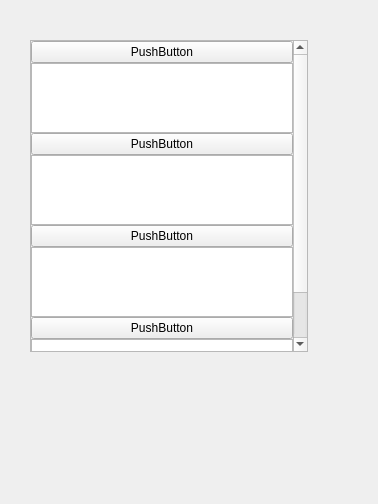
<?xml version="1.0" encoding="UTF-8"?>
<ui version="4.0">
 <class>qqDrawer</class>
 <widget class="QWidget" name="qqDrawer">
  <property name="geometry">
   <rect>
    <x>0</x>
    <y>0</y>
    <width>378</width>
    <height>504</height>
   </rect>
  </property>
  <property name="windowTitle">
   <string>Form</string>
  </property>
  <widget class="QScrollArea" name="scrollArea">
   <property name="geometry">
    <rect>
     <x>30</x>
     <y>40</y>
     <width>278</width>
     <height>312</height>
    </rect>
   </property>
   <property name="widgetResizable">
    <bool>true</bool>
   </property>
   <widget class="QWidget" name="scrollAreaWidgetContents">
    <property name="enabled">
     <bool>true</bool>
    </property>
    <property name="geometry">
     <rect>
      <x>0</x>
      <y>0</y>
      <width>259</width>
      <height>386</height>
     </rect>
    </property>
    <property name="autoFillBackground">
     <bool>true</bool>
    </property>
    <layout class="QVBoxLayout" name="verticalLayout_2">
     <property name="spacing">
      <number>0</number>
     </property>
     <property name="leftMargin">
      <number>0</number>
     </property>
     <property name="topMargin">
      <number>0</number>
     </property>
     <property name="rightMargin">
      <number>0</number>
     </property>
     <property name="bottomMargin">
      <number>0</number>
     </property>
     <item>
      <layout class="QVBoxLayout" name="verticalLayout">
       <property name="spacing">
        <number>0</number>
       </property>
       <property name="sizeConstraint">
        <enum>QLayout::SetMaximumSize</enum>
       </property>
       <item>
        <widget class="QPushButton" name="bt_1">
         <property name="text">
          <string>PushButton</string>
         </property>
         <property name="autoDefault">
          <bool>false</bool>
         </property>
         <property name="default">
          <bool>false</bool>
         </property>
        </widget>
       </item>
       <item>
        <widget class="QListView" name="tb_1"/>
       </item>
       <item>
        <widget class="QPushButton" name="bt_2">
         <property name="text">
          <string>PushButton</string>
         </property>
        </widget>
       </item>
       <item>
        <widget class="QListView" name="tb_2"/>
       </item>
       <item>
        <widget class="QPushButton" name="bt_3">
         <property name="text">
          <string>PushButton</string>
         </property>
        </widget>
       </item>
       <item>
        <widget class="QListView" name="tb_3"/>
       </item>
       <item>
        <widget class="QPushButton" name="bt_4">
         <property name="text">
          <string>PushButton</string>
         </property>
        </widget>
       </item>
       <item>
        <widget class="QListView" name="tb_4"/>
       </item>
      </layout>
     </item>
    </layout>
   </widget>
  </widget>
 </widget>
 <resources/>
 <connections/>
</ui>
